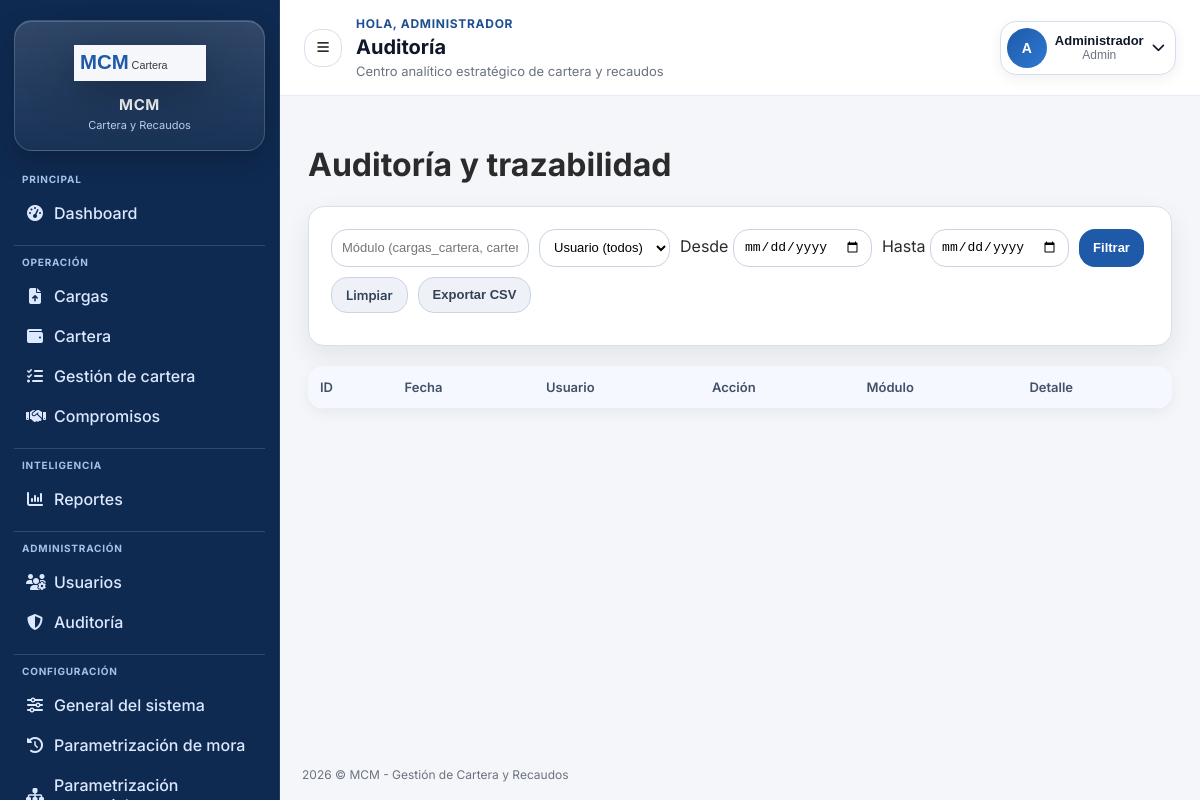
Page /admin/auditoria.php (signed in) on the committed database.
### tables this page shows
CREATE TABLE IF NOT EXISTS usuarios (
    id BIGINT AUTO_INCREMENT PRIMARY KEY,
    nombre VARCHAR(120) NOT NULL,
    email VARCHAR(120) NOT NULL UNIQUE,
    password_hash VARCHAR(255) NOT NULL,
    rol ENUM('admin', 'analista', 'visualizador') NOT NULL DEFAULT 'visualizador',
    estado ENUM('activo', 'inactivo') NOT NULL DEFAULT 'activo',
    created_at DATETIME NOT NULL DEFAULT CURRENT_TIMESTAMP,
    updated_at DATETIME NOT NULL DEFAULT CURRENT_TIMESTAMP ON UPDATE CURRENT_TIMESTAMP
);

### public/admin/auditoria.php (called while the page is built)
<?php
require_once __DIR__ . '/../modules/admin/auditoria.php';

### app/config/app.php (called while the page is built, shortened)
<?php
if (!function_exists('app_base_url')) {
    function app_base_url(): string
    {
        return APP_BASE_URL;
    }
}
if (!function_exists('app_starts_with')) {
    function app_starts_with(string $haystack, string $needle): bool
    {
        return $needle === '' || strncmp($haystack, $needle, strlen($needle)) === 0;
    }
}
if (!function_exists('app_url')) {
    function app_url(string $path = ''): string
    {
        $base = app_base_url();
        $cleanPath = ltrim($path, '/');
        return $base === '' ? '/' . $cleanPath : $base . '/' . $cleanPath;
    }
}
if (!function_exists('app_request_path')) {
    function app_request_path(): string
    {
        $uriPath = (string)(parse_url($_SERVER['REQUEST_URI'] ?? '', PHP_URL_PATH) ?? '/');
        $base = app_base_url();
        if ($base !== '' && app_starts_with($uriPath, $base)) {
            $uriPath = substr($uriPath, strlen($base));
        }
        $uriPath = '/' . ltrim($uriPath, '/');
        return $uriPath;
    }
}
if (!function_exists('app_route_is')) {
    function app_route_is(array $paths): bool
    {
        $current = app_request_path();
        foreach ($paths as $path) {
            $normalized = '/' . ltrim($path, '/');
            $prefix = rtrim($normalized, '/') . '/';
        }
        return false;
    }
}

### app/services/SystemSettingsService.php (called while the page is built, shortened)
<?php
require_once __DIR__ . '/../config/app.php';
function system_setting_get(PDO $pdo, string $key, ?string $default = null): ?string
{
    $stmt = $pdo->prepare('SELECT setting_value FROM system_settings WHERE setting_key = ? LIMIT 1');
    $stmt->execute([$key]);
    $value = $stmt->fetchColumn();
    if ($value === false || $value === null || trim((string)$value) === '') {
        return $default;
    }
    return (string)$value;
}
function system_logo_default_path(): string
{
    return 'assets/img/logo-mcm.svg';
}
function system_logo_public_path(?string $relativePath): ?string
{
    if (!is_string($relativePath) || trim($relativePath) === '') {
        return null;
    }
    $normalized = ltrim(str_replace('\\', '/', $relativePath), '/');
    return $normalized;
}
function system_logo_url(?PDO $pdo = null): string
{
    $customPath = null;
    if ($pdo instanceof PDO) {
        try {
            $customPath = system_setting_get($pdo, 'institutional_logo_path');
        } catch (Throwable $exception) {
            $customPath = null;
        }
    } else {
        try {
            require __DIR__ . '/../config/db.php';
            if (isset($pdo) && $pdo instanceof PDO) {
                $customPath = system_setting_get($pdo, 'institutional_logo_path');
            }
        } catch (Throwable $exception) {
            $customPath = null;
        }
    }
    $resolvedCustomPath = system_logo_public_path($customPath);
    $cached = app_url($resolvedCustomPath ?? system_logo_default_path());
    return $cached;
}

### app/config/db.php (called while the page is built, shortened)
<?php
$user = getenv('DB_USER') ?: 'root';

### app/config/auth.php (called while the page is built, shortened)
<?php
function current_user(): ?array
{
    return $_SESSION['user'] ?? null;
}

### app/views/layout.php (the view, shortened to what this page needs)
<?php
require_once __DIR__ . '/../config/auth.php';
require_once __DIR__ . '/../config/app.php';
require_once __DIR__ . '/../services/SystemSettingsService.php';
function render_layout(string $title, string $content): void
{
    $user = current_user();
    $role = $user['rol'] ?? 'visualizador';
    $menuBySection = [];
    foreach ($menu as $item) {
        $section = $item['section'] ?? 'General';
        $menuBySection[$section][] = $item;
    }
    ?>
    <!doctype html>
    <html lang="es">
    <head>
      <?php $logoUrl = system_logo_url(); ?>
      <link rel="stylesheet" href="https://cdnjs.cloudflare.com/ajax/libs/font-awesome/6.5.2/css/all.min.css">
      <link rel="stylesheet" href="<?= htmlspecialchars(app_url('assets/css/app.css')) ?>">
    </head>
    <body>
      <aside class="app-sidebar" id="appSidebar">
        <div class="sidebar-brand">
          <img src="<?= htmlspecialchars($logoUrl) ?>" alt="MCM" class="sidebar-logo">
          <div class="sidebar-brand-text">
            <div class="sidebar-brand-title">MCM</div>
            <div class="sidebar-brand-subtitle">Cartera y Recaudos</div>
          </div>
        </div>
        <nav class="sidebar-nav">
          <?php foreach ($menuBySection as $sectionName => $items): ?>
            <div class="sidebar-section">
              <p class="sidebar-section-label"><?= htmlspecialchars($sectionName) ?></p>
              <?php foreach ($items as $item): ?>
                <?php $active = app_route_is($item['match']); ?>
                <a class="sidebar-link <?= $active ? 'active' : '' ?>" href="<?= htmlspecialchars(app_url($item['url'])) ?>">
                  <i class="<?= htmlspecialchars($item['icon']) ?>"></i>
                  <span><?= htmlspecialchars($item['label']) ?></span>
                </a>
              <?php endforeach; ?>
            </div>
          <?php endforeach; ?>
        </nav>
      </aside>
      <div class="app-main">
        <header class="app-topbar">
          <button class="icon-button" id="sidebarToggle" type="button" aria-label="Abrir menú">
            <i class="fa-solid fa-bars"></i>
          </button>
          <div class="topbar-title-wrap">
            <p class="topbar-greeting">Hola, <?= htmlspecialchars((string)($user['nombre'] ?? 'equipo')) ?></p>
            <h1 class="topbar-title"><?= htmlspecialchars($title) ?></h1>
            <p class="topbar-subtitle">Centro analítico estratégico de cartera y recaudos</p>
          </div>
          <div class="topbar-user" id="topbarUserMenu">
            <button class="user-menu-trigger" id="userMenuToggle" type="button" aria-label="Abrir menú de usuario" aria-expanded="false">
              <div class="avatar">
                <?= strtoupper(substr((string)($user['nombre'] ?? 'U'), 0, 1)) ?>
              </div>
              <div class="user-meta">
                <strong><?= htmlspecialchars((string)($user['nombre'] ?? 'Usuario')) ?></strong>
                <span><?= htmlspecialchars(ucfirst((string)$role)) ?></span>
              </div>
              <i class="fa-solid fa-chevron-down"></i>
            </button>
          </div>
        </header>
        <main class="app-content">
          <?= $content ?>
        </main>
        <footer class="app-footer">
          <span><?= date('Y') ?> &copy; MCM - Gestión de Cartera y Recaudos</span>
        </footer>
      </div>
    </body>
    </html>
    <?php
}

### public/assets/css/app.css (style rules this page uses)
:root { --mcm-blue: #1E5AA8; --mcm-blue-hover: #15427A; --mcm-blue-strong: #0F2A50; --mcm-cyan: #0EA5A6; --mcm-dark: #2B2B2B; --mcm-bg: #F4F6F9; --mcm-bg-soft: #F8FBFF; --mcm-white: #FFFFFF; --mcm-success: #22C55E; --mcm-danger: #EF4444; --mcm-warning: #F59E0B; --mcm-border: #D8E0EC; --mcm-muted: #6B7280; --shadow-soft: 0 10px 26px rgba(15, 23, 42, 0.08); --shadow-xs: 0 4px 14px rgba(15, 23, 42, 0.06); --radius-md: 16px; --radius-sm: 16px; }
* { box-sizing: border-box; }
html, body { margin: 0; padding: 0; font-family: "Inter", "Segoe UI", Roboto, Arial, sans-serif; color: var(--mcm-dark); background: var(--mcm-bg); }
a { color: var(--mcm-blue); text-decoration: none; }
.app-sidebar { position: fixed; inset: 0 auto 0 0; width: 280px; background: #0F2A50; color: #E6EEFF; border-right: 1px solid rgba(255, 255, 255, 0.08); z-index: 40; padding: 20px 14px 14px; overflow-y: auto; }
.sidebar-brand { display: grid; justify-items: center; text-align: center; gap: 14px; padding: 24px 16px 18px; border: 1px solid rgba(195, 217, 255, 0.2); background: linear-gradient(180deg, rgba(255, 255, 255, 0.14), rgba(255, 255, 255, 0.04)); border-radius: 18px; margin-bottom: 22px; box-shadow: inset 0 1px 0 rgba(255, 255, 255, 0.18), 0 10px 26px rgba(0, 0, 0, 0.2); }
.sidebar-logo { width: min(86%, 132px); max-height: 128px; object-fit: contain; filter: drop-shadow(0 10px 20px rgba(9, 19, 35, 0.5)); }
.sidebar-brand-text { display: grid; gap: 4px; }
.sidebar-brand-title { font-weight: 700; font-size: 15px; color: #fff; letter-spacing: 0.6px; }
.sidebar-brand-subtitle { font-size: 11px; color: #BFD0ED; margin-top: 0; }
.sidebar-nav { display: grid; gap: 12px; }
.sidebar-section { border-top: 1px solid rgba(201, 217, 247, 0.18); padding-top: 10px; }
.sidebar-section:first-child { border-top: none; padding-top: 0; }
.sidebar-section-label { margin: 0 8px 8px; text-transform: uppercase; letter-spacing: .08em; font-size: 10px; color: #A8C0E8; font-weight: 700; }
.sidebar-link { display: flex; align-items: center; gap: 10px; padding: 10px 12px; border-radius: 16px; color: #DCE8FF; font-weight: 500; transition: all .2s ease; }
.sidebar-link i { width: 18px; text-align: center; }
.app-main { margin-left: 280px; min-height: 100vh; display: flex; flex-direction: column; }
.app-topbar { position: sticky; top: 0; z-index: 20; background: var(--mcm-white); border-bottom: 1px solid #E5ECF7; padding: 16px 24px; display: flex; align-items: center; justify-content: space-between; gap: 14px; }
.topbar-title-wrap { flex: 1; min-width: 0; }
.topbar-title { margin: 0; font-size: 20px; color: #0F172A; }
.topbar-greeting { margin: 0 0 4px; color: #1D4F91; font-size: 12px; font-weight: 700; text-transform: uppercase; letter-spacing: .06em; }
.topbar-subtitle { margin: 4px 0 0; color: var(--mcm-muted); font-size: 13px; }
.topbar-user { position: relative; display: flex; align-items: center; gap: 8px; }
.user-menu-trigger { border: 1px solid #D4DEEC; background: #fff; border-radius: 16px; padding: 6px 10px 6px 6px; display: inline-flex; align-items: center; gap: 8px; cursor: pointer; color: #0F172A; box-shadow: var(--shadow-xs); }
.avatar { width: 40px; height: 40px; border-radius: 50%; background: linear-gradient(135deg, var(--mcm-blue), #2E79D3); color: #fff; display: inline-flex; align-items: center; justify-content: center; font-weight: 700; font-size: 14px; }
.user-meta { display: grid; line-height: 1.2; }
.user-meta strong { font-size: 13px; }
.user-meta span { font-size: 12px; color: var(--mcm-muted); }
.icon-button { width: 38px; height: 38px; border-radius: 16px; border: 1px solid var(--mcm-border); background: #fff; color: var(--mcm-dark); display: inline-flex; align-items: center; justify-content: center; }
.app-content { padding: 28px; }
.app-footer { margin-top: auto; padding: 14px 22px 18px; color: var(--mcm-muted); font-size: 12px; }

### rows in the picture
usuarios: nombre "ADMINISTRADOR", nombre "A", nombre "Administrador"

### other values in the picture
$sectionName "PRINCIPAL"
$item['label'] "Dashboard"
$sectionName "OPERACIÓN"
$item['label'] "Cargas"
$item['label'] "Cartera"
$item['label'] "Gestión de cartera"
$item['label'] "Compromisos"
$sectionName "INTELIGENCIA"
$item['label'] "Reportes"
$sectionName "ADMINISTRACIÓN"
$item['label'] "Usuarios"
$item['label'] "Auditoría"
$sectionName "CONFIGURACIÓN"
$item['label'] "General del sistema"
$item['label'] "Parametrización de mora"
